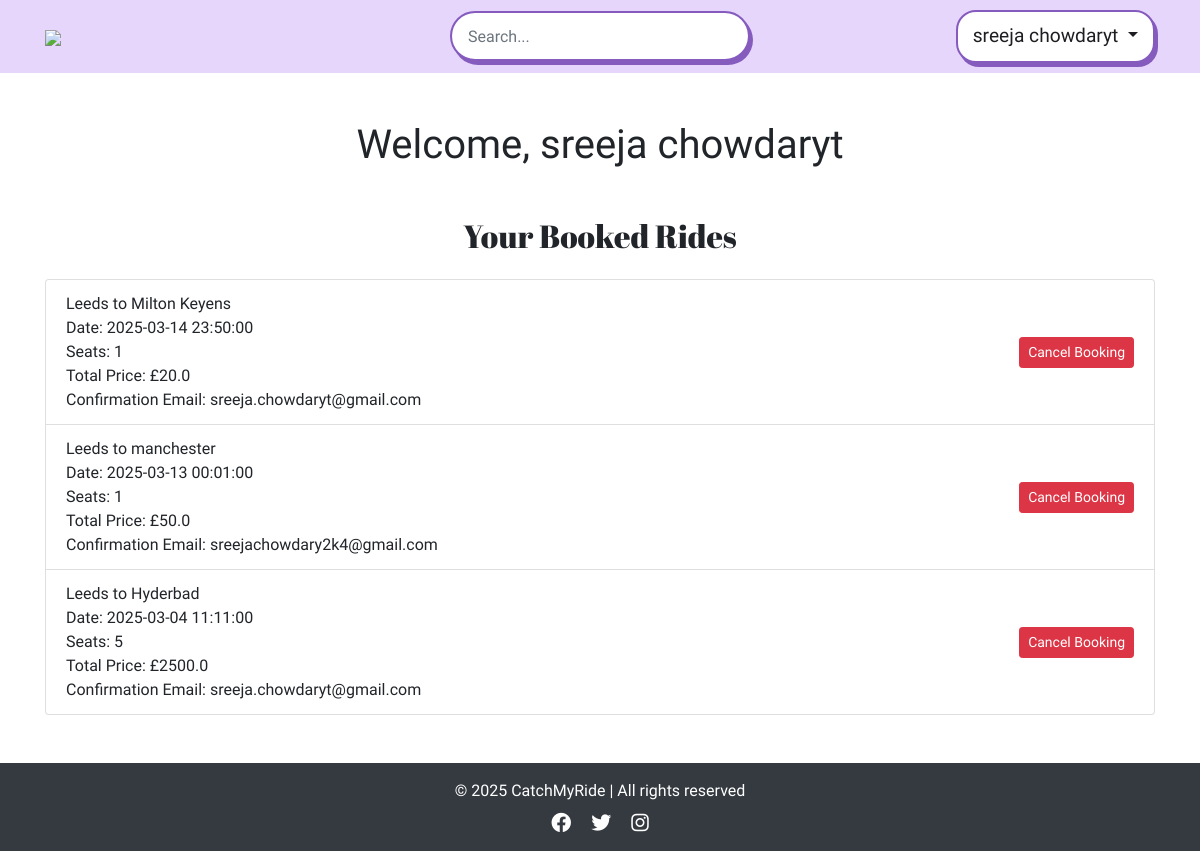
The page /dashboard (signed in) on the database its author committed.
### app/models.py (models this page shows, shortened)
class User(db.Model, UserMixin):
    id = db.Column(db.Integer, primary_key=True)
    username = db.Column(db.String(100), unique=True, nullable=False)
    email = db.Column(db.String(150), unique=True, nullable=False)
    password_hash = db.Column(db.String(200), nullable=False)  # Stores hashed passwords
    date_of_birth = db.Column(db.String(10), nullable=True)  # Store DOB
    is_active = db.Column(db.Boolean, default=True) # to check if the user activation (user authentication)
    published_rides = db.relationship('publish_ride', backref='driver', lazy=True)
    booked_rides = db.relationship('publish_ride', secondary=passenger_rides, backref='passengers')

class book_ride(db.Model):
    id = db.Column(db.Integer, primary_key=True)
    user_id = db.Column(db.Integer, db.ForeignKey('user.id'), nullable=False)
    ride_id = db.Column(db.Integer, db.ForeignKey('publish_ride.id'), nullable=False)
    status = db.Column(db.String(20), default="Booked")
    total_price = db.Column(db.Float, nullable=False)  # Stores the total price of the booking
    seats_selected = db.Column(db.Integer, nullable=False)  # Stores the number of seats selected
    confirmation_email = db.Column(db.String(150), nullable=False)  # Stores the email address for confirmation
    ride_date = db.Column(db.DateTime, nullable=False)  # Stores the date and time of the booked ride
    ride = db.relationship('publish_ride', backref='bookings')

class publish_ride(db.Model):
    id = db.Column(db.Integer, primary_key=True)
    driver_id = db.Column(db.Integer, db.ForeignKey('user.id'), nullable=False)
    driver_name = db.Column(db.String(100), nullable=False)  # Added Driver Name
    from_location = db.Column(db.String(200), nullable=False)
    to_location = db.Column(db.String(200), nullable=False)
    date_time = db.Column(db.DateTime, nullable=False, default=datetime.utcnow)
    available_seats = db.Column(db.Integer, nullable=False)
    price_per_seat = db.Column(db.Float, nullable=False)
    category = db.Column(db.String(50), nullable=False)
    is_available = db.Column(db.Boolean, default=True)

### app/views.py (the view)
@app.route('/dashboard')
@login_required
def dashboard():
    booked_rides = book_ride.query.filter_by(user_id=current_user.id).all()
    return render_template('dashboard.html', booked_rides=booked_rides)

### app/views.py (called while the page is built)
@login_manager.user_loader
def load_user(user_id):
    return User.query.get(int(user_id))

@app.context_processor
def inject_user():
    return dict(user=current_user)

### app/templates/dashboard.html (shortened to what this page needs)
{% extends "base.html" %}
{% block content %}
<div class="container mt-5">
    <h1 class="text-center mb-4">Welcome, {{ current_user.username }}</h1> <br>
    <h2 class="text-center mb-4">Your Booked Rides</h2>
    {% if booked_rides %}
        <ul class="list-group">
            {% for ride in booked_rides %}
                <li class="list-group-item d-flex justify-content-between align-items-center">
                    <div>
                        <strong>{{ ride.ride.from_location }}</strong> to <strong>{{ ride.ride.to_location }}</strong> <br>
                        Date: {{ ride.ride.date_time }} <br>
                        Seats: {{ ride.seats_selected }} <br>
                        Total Price: £{{ ride.total_price }} <br>
                        Confirmation Email: {{ ride.confirmation_email }}
                    </div>
                    <form method="POST" action="{{ url_for('cancel_booking', booking_id=ride.id) }}">
                        <button type="submit" class="btn btn-danger btn-sm">Cancel Booking</button>
                    </form>
                </li>
            {% endfor %}
        </ul>
    {% else %}
        <p>You have no booked rides.</p>
    {% endif %}
</div>
{% endblock %}

### app/templates/base.html (shortened to what this page needs)
<!DOCTYPE html>
<html lang="en">
<head>
    <link rel="stylesheet" href="https://stackpath.bootstrapcdn.com/bootstrap/4.2.1/css/bootstrap.min.css">
    <link rel="stylesheet" href="{{ url_for('static', filename='style.css') }}">
    <link rel="stylesheet" href="https://cdnjs.cloudflare.com/ajax/libs/font-awesome/6.0.0-beta3/css/all.min.css">
    <link href='https://unpkg.com/boxicons@2.1.4/css/boxicons.min.css' rel='stylesheet'>
</head>
<body>
    <nav class="navbar navbar-expand-lg">
        <div class="container d-flex justify-content-between align-items-center w-100">
            <a class="navbar-brand" href="/" aria-label="Catch My Ride Logo" title="Go to home page">
                <img src="https://res.cloudinary.com/dpar2oaev/image/upload/v1739821622/logo_ogc7nk.png">
            </a>
            <div class="search-container">
                <form class="form-inline">
                    <input class="form-control rounded-pill px-3" type="search" placeholder="Search..." aria-label="Search">
                </form>
            </div>
            <div class="dropdown">
                {% if user.is_authenticated %}
                    <button class="btn btn-secondary dropdown-toggle" type="button" id="profileDropdown" data-toggle="dropdown">
                        {{ user.username }}
                    </button>
                {% endif %}
            </div>
        </div>
    </nav>
    <main>
        {% block content %}{% endblock %}
    </main>
    <footer class="bg-dark text-white text-center py-3 mt-5">
        <div class="container">
            <p class="mb-0">© 2025 CatchMyRide | All rights reserved</p>
            <div class="social-links mt-2">
                <a href="#" class="text-white mx-2"><i class="fa-brands fa-facebook fa-lg"></i></a>
                <a href="#" class="text-white mx-2"><i class="fa-brands fa-twitter fa-lg"></i></a>
                <a href="#" class="text-white mx-2"><i class="fa-brands fa-instagram fa-lg"></i></a>
            </div>
        </div>
    </footer>
</body>
</html>

### app/static/style.css (style rules this page uses)
body { margin: 0; background-color: #fff; font-family: "Oxanium", serif; font-weight: 300; }
h2 { font-family: 'Abril Fatface', serif; }
.navbar { background-color: #e6d6fc !important; padding: 10px 0; }
.navbar-brand img { max-height: 75px; width: auto; }
.search-container { position: absolute; left: 50%; transform: translateX(-50%); }
.navbar .form-inline input { height: 50px; width: 300px; border: 2px solid #855bbe; box-shadow: 3px 4px 0px #855bbe; border-radius: 20px; transition: all 0.3s ease-in-out; padding: 8px 15px; }
.navbar .container { display: flex; align-items: center; justify-content: space-between; width: 100%; }
#profileDropdown { color: #1f1d21; font-size: 1.2rem; padding: 10px 15px; border-radius: 20px; background-color: #fff; border: 2px solid #855bbe; box-shadow: 3px 4px 0px #855bbe; transition: all 0.2s ease-in-out; }

### rows shown on the page
User: username "sreeja chowdaryt"
book_ride: ride.from_location "Leeds", ride.to_location "Milton Keyens", ride.date_time "2025-03-14 23:50:00", seats_selected "1", total_price "20.0", confirmation_email "sreeja.chowdaryt@gmail.com"
book_ride: ride.from_location "Leeds", ride.to_location "manchester", ride.date_time "2025-03-13 00:01:00", seats_selected "1", total_price "50.0", confirmation_email "sreejachowdary2k4@gmail.com"
book_ride: ride.from_location "Leeds", ride.to_location "Hyderbad", ride.date_time "2025-03-04 11:11:00", seats_selected "5", total_price "2500.0", confirmation_email "sreeja.chowdaryt@gmail.com"
